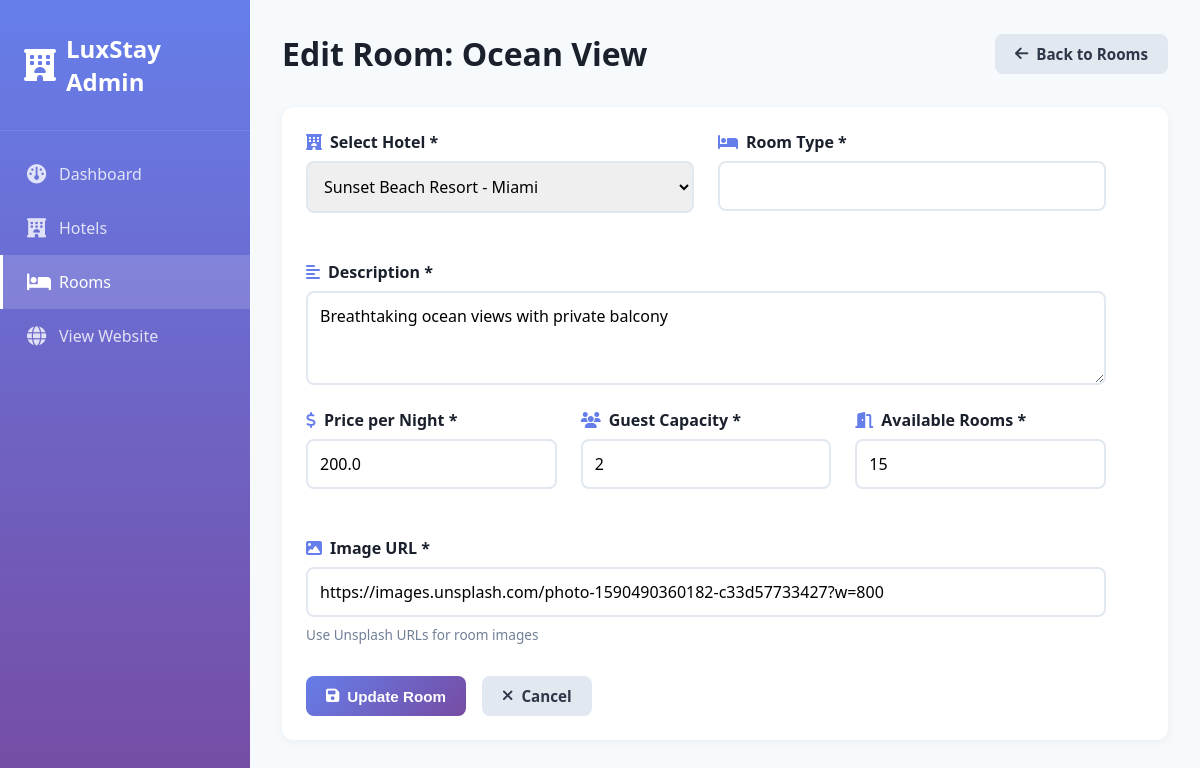
The page /admin/rooms/edit/3 on the database its author committed.
### models/hotel.py (models this page shows, shortened)
class Room(db.Model):
    __tablename__ = 'rooms'
    id = db.Column(db.Integer, primary_key=True)
    hotel_id = db.Column(db.Integer, db.ForeignKey('hotels.id'),nullable=False)
    room_name = db.Column(db.String(100), nullable=False)
    price_per_night = db.Column(db.Float, nullable=False)
    capacity = db.Column(db.Integer, nullable=False)
    available_rooms= db.Column(db.Integer, nullable=False)
    description = db.Column(db.Text)
    image_url = db.Column(db.String(100))
    bookings= db.relationship('Booking', backref='room', lazy=True)

class Hotel(db.Model):
    __tablename__ = 'hotels'
    id = db.Column(db.Integer, primary_key=True)
    name = db.Column(db.String(100), nullable=False)
    description = db.Column(db.Text)
    address = db.Column(db.String(100), nullable=False)
    city = db.Column(db.String(100), nullable=False)
    country = db.Column(db.String(100), nullable=False)
    star_rating = db.Column(db.Integer)
    image_url = db.Column(db.String(100))
    amenities = db.Column(db.Text)
    created_at = db.Column(db.DateTime, default=datetime.utcnow)
    rooms= db.relationship('Room', backref='hotel', lazy=True, cascade='all, delete-orphan')

### routes/admin.py (the view, shortened to what this page needs)
@admin_bp.route('/rooms/edit/<int:id>', methods=['GET', 'POST'])
def edit_room(id):
    room = Room.query.get_or_404(id)
    hotels = Hotel.query.all()
    return render_template('admin/edit_room.html', room=room, hotels=hotels)

### templates/admin/edit_room.html (shortened to what this page needs)
<!DOCTYPE html>
<html lang="en">
<head>
    <link rel="stylesheet" href="{{ url_for('static', filename='css/admin.css') }}">
    <link rel="stylesheet" href="https://cdnjs.cloudflare.com/ajax/libs/font-awesome/6.4.0/css/all.min.css">
</head>
<body>
    <div class="admin-container">
        <aside class="sidebar">
            <div class="sidebar-header">
                <i class="fas fa-hotel"></i>
                <h2>LuxStay Admin</h2>
            </div>
            <nav class="sidebar-nav">
                <a href="{{ url_for('admin.dashboard') }}" class="nav-item">
                    <i class="fas fa-dashboard"></i>
                    <span>Dashboard</span>
                </a>
                <a href="{{ url_for('admin.hotels') }}" class="nav-item">
                    <i class="fas fa-hotel"></i>
                    <span>Hotels</span>
                </a>
                <a href="{{ url_for('admin.rooms') }}" class="nav-item active">
                    <i class="fas fa-bed"></i>
                    <span>Rooms</span>
                </a>
                <a href="{{ url_for('main.home') }}" class="nav-item">
                    <i class="fas fa-globe"></i>
                    <span>View Website</span>
                </a>
            </nav>
        </aside>
        <main class="main-content">
            <header class="content-header">
                <h1>Edit Room: {{ room.room_name }}</h1>
                <a href="{{ url_for('admin.rooms') }}" class="btn-secondary">
                    <i class="fas fa-arrow-left"></i> Back to Rooms
                </a>
            </header>
            <div class="content-section">
                <form method="POST" class="admin-form">
                    <div class="form-row">
                        <div class="form-group">
                            <label for="hotel_id"><i class="fas fa-hotel"></i> Select Hotel *</label>
                            <select id="hotel_id" name="hotel_id" required>
                                {% for hotel in hotels %}
                                <option value="{{ hotel.id }}" {% if hotel.id == room.hotel_id %}selected{% endif %}>
                                    {{ hotel.name }} - {{ hotel.city }}
                                </option>
                                {% endfor %}
                            </select>
                        </div>
                        <div class="form-group">
                            <label for="room_type"><i class="fas fa-bed"></i> Room Type *</label>
                            <input type="text" id="room_type" name="room_type" value="{{ room.room_type }}" required>
                        </div>
                    </div>
                    <div class="form-group">
                        <label for="description"><i class="fas fa-align-left"></i> Description *</label>
                        <textarea id="description" name="description" rows="3" required>{{ room.description }}</textarea>
                    </div>
                    <div class="form-row">
                        <div class="form-group">
                            <label for="price_per_night"><i class="fas fa-dollar-sign"></i> Price per Night *</label>
                            <input type="number" id="price_per_night" name="price_per_night"
                                   step="0.01" min="0" value="{{ room.price_per_night }}" required>
                        </div>
                        <div class="form-group">
                            <label for="capacity"><i class="fas fa-users"></i> Guest Capacity *</label>
                            <input type="number" id="capacity" name="capacity" min="1"
                                   value="{{ room.capacity }}" required>
                        </div>
                        <div class="form-group">
                            <label for="available_rooms"><i class="fas fa-door-open"></i> Available Rooms *</label>
                            <input type="number" id="available_rooms" name="available_rooms"
                                   min="0" value="{{ room.available_rooms }}" required>
                        </div>
                    </div>
                    <div class="form-group">
                        <label for="image_url"><i class="fas fa-image"></i> Image URL *</label>
                        <input type="url" id="image_url" name="image_url" value="{{ room.image_url }}" required>
                        <small>Use Unsplash URLs for room images</small>
                    </div>
                    <div class="form-actions">
                        <button type="submit" class="btn-primary">
                            <i class="fas fa-save"></i> Update Room
                        </button>
                        <a href="{{ url_for('admin.rooms') }}" class="btn-secondary">
                            <i class="fas fa-times"></i> Cancel
                        </a>
                    </div>
                </form>
            </div>
        </main>
    </div>
</body>
</html>

### static/css/admin.css (style rules this page uses)
* { margin: 0; padding: 0; box-sizing: border-box; }
:root { --primary-color: #667eea; --secondary-color: #764ba2; --success-color: #48bb78; --danger-color: #f56565; --warning-color: #ed8936; --info-color: #4299e1; --dark-color: #1a202c; --light-color: #f7fafc; --border-color: #e2e8f0; --sidebar-width: 250px; }
body { font-family: 'Segoe UI', Tahoma, Geneva, Verdana, sans-serif; background: var(--light-color); color: #2d3748; }
.admin-container { display: flex; min-height: 100vh; }
.sidebar { width: var(--sidebar-width); background: linear-gradient(180deg, var(--primary-color), var(--secondary-color)); color: white; position: fixed; height: 100vh; overflow-y: auto; }
.sidebar-header { padding: 2rem 1.5rem; display: flex; align-items: center; gap: 10px; border-bottom: 1px solid rgba(255,255,255,0.1); }
.sidebar-header i { font-size: 2rem; }
.sidebar-header h2 { font-size: 1.5rem; }
.sidebar-nav { padding: 1rem 0; }
.nav-item { display: flex; align-items: center; gap: 12px; padding: 1rem 1.5rem; color: rgba(255,255,255,0.8); text-decoration: none; transition: all 0.3s; border-left: 3px solid transparent; }
.nav-item.active { background: rgba(255,255,255,0.15); color: white; border-left-color: white; }
.nav-item i { font-size: 1.2rem; width: 20px; }
.main-content { margin-left: var(--sidebar-width); flex: 1; padding: 2rem; }
.content-header { display: flex; justify-content: space-between; align-items: center; margin-bottom: 2rem; }
.content-header h1 { font-size: 2rem; color: var(--dark-color); }
.btn-primary, .btn-secondary, .btn-edit, .btn-delete { padding: 10px 20px; border: none; border-radius: 8px; font-weight: 600; cursor: pointer; text-decoration: none; display: inline-flex; align-items: center; gap: 8px; transition: all 0.3s; font-size: 0.95rem; }
.btn-primary { background: linear-gradient(135deg, var(--primary-color), var(--secondary-color)); color: white; }
.btn-secondary { background: #e2e8f0; color: #2d3748; }
.content-section { background: white; border-radius: 12px; padding: 1.5rem; box-shadow: 0 2px 10px rgba(0,0,0,0.05); margin-bottom: 2rem; }
.admin-form { max-width: 800px; }
.form-row { display: grid; grid-template-columns: repeat(auto-fit, minmax(200px, 1fr)); gap: 1.5rem; margin-bottom: 1.5rem; }
.form-group { display: flex; flex-direction: column; gap: 0.5rem; margin-bottom: 1.5rem; }
.form-group label { font-weight: 600; color: var(--dark-color); display: flex; align-items: center; gap: 8px; }
.form-group label i { color: var(--primary-color); }
.form-group input, .form-group select, .form-group textarea { padding: 12px; border: 2px solid var(--border-color); border-radius: 8px; font-size: 1rem; transition: all 0.3s; font-family: inherit; }
.form-group small { color: #718096; font-size: 0.85rem; }
.form-actions { display: flex; gap: 1rem; margin-top: 2rem; }

### rows shown on the page
Room: room_name "Ocean View", hotel_id "Sunset Beach Resort - Miami", description "Breathtaking ocean views with private balcony", price_per_night "200.0", capacity "2", available_rooms "15", image_url "https://images.unsplash.com/photo-1590490360182-c33d57733427?w=800"
